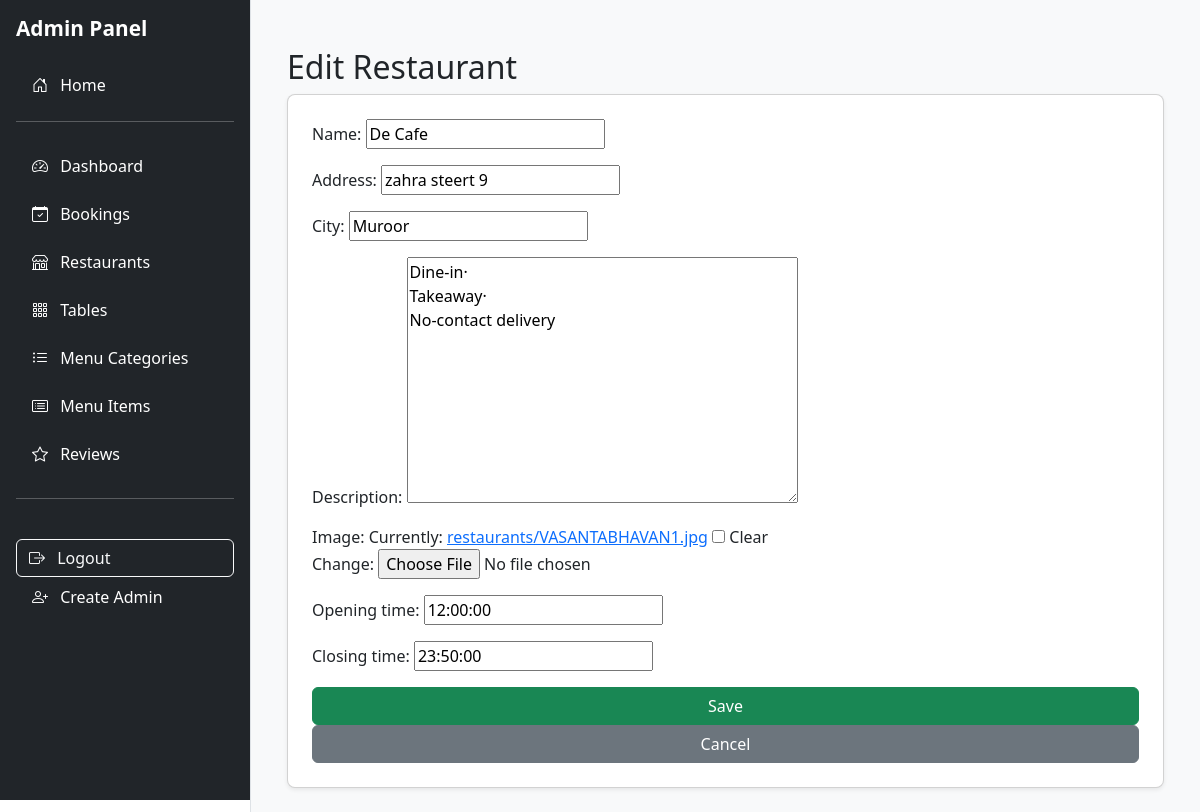
The app's page /adminpanel/restaurants/1/edit/ (signed in) with its own data.
### restaurants/models.py (models this page shows, shortened)
class Restaurant(models.Model):
    name = models.CharField(max_length=120)
    address = models.CharField(max_length=255)
    city = models.CharField(max_length=80)
    description = models.TextField(blank=True)
    image = models.ImageField(upload_to='restaurants/', blank=True, null=True)
    opening_time = models.TimeField()
    closing_time = models.TimeField()

### adminpanel/views.py (the view)
# urls.py: path('restaurants/<int:pk>/edit/', views.restaurant_edit, name='restaurant_edit'),
@staff_required
def restaurant_edit(request, pk):
    restaurant = get_object_or_404(Restaurant, pk=pk)
    if request.method == 'POST':
        form = RestaurantForm(request.POST, request.FILES, instance=restaurant)
        if form.is_valid():
            form.save()
            messages.success(request, "Restaurant updated successfully!")
            return redirect('adminpanel:restaurant_list')
    else:
        form = RestaurantForm(instance=restaurant)
    return render(request, 'adminpanel/restaurant_form.html', {'form': form, 'form_title': 'Edit Restaurant'})

### adminpanel/forms.py
class RestaurantForm(forms.ModelForm):
    class Meta:
        model = Restaurant
        fields = ['name', 'address', 'city', 'description', 'image', 'opening_time', 'closing_time']

### adminpanel/views.py (called while the page is built)
def staff_required(view_func):
    return user_passes_test(lambda u: u.is_staff)(view_func)

### adminpanel/templates/adminpanel/restaurant_form.html (shortened to what this page needs)
{% extends "adminpanel/admin_base.html" %}
{% block content %}
<div class="container mt-4">
  <h2>{{ form_title }}</h2>
  <form method="post" class="card p-4 shadow-sm">
    {{ form.as_p }}
    <button type="submit" class="btn btn-success">Save</button>
    <a href="{% url 'adminpanel:restaurant_list' %}" class="btn btn-secondary">Cancel</a>
  </form>
</div>
{% endblock %}

### static/css/admin.css (style rules this page uses)
.card { border-radius: 8px; }

### records on screen
Restaurant: name "De Cafe", address "zahra steert 9", city "Muroor", description "Dine-in· Takeaway· No-contact delivery", opening_time "12:00:00", closing_time "23:50:00"
